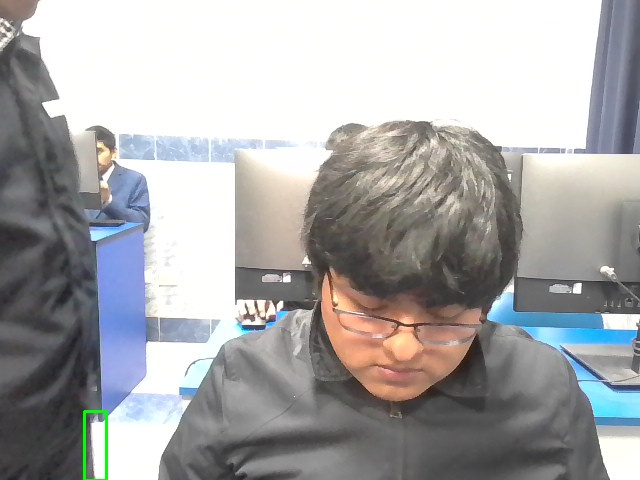
#> input picture sem04/capturas_alerta/alerta_160.jpg, 640 x 480 px, given in place of the camera
$ python prueba.py
#> lines starting #> are read from the running program, lines starting #| are printed output that depends on the picture; after the words box and inside, x2 and y2 are one past the last pixel; in counts of white or black regions, pixels touching at a corner belong together
# CAM WEB
import cv2
import numpy as np
from sklearn.ensemble import RandomForestClassifier
import os

ruta = r"C:\Users\Estudiante\Desktop\Sesion3otro\capturas"
#Entrenar clasificador simple
x_train = [[100],[300],[500],[700],[900],[5000],[7000],[9000],[12000]]
y_train = ['pequeno'] * 5 + ['grande'] * 4

clf = RandomForestClassifier()
clf.fit(x_train, y_train)

#Capturar video
cap = cv2.VideoCapture(0)
ret, frame1 = cap.read()
#> frame1 is the input picture: shape (480, 640, 3); mean B, G, R 168.9, 168.2, 168.3

if not ret:
    print("No se logro acceder la camara")
    cap.release()
    exit()

frame1_gray = gray = cv2.GaussianBlur(cv2.cvtColor(frame1, cv2.COLOR_BGR2GRAY), (21,21), 0)
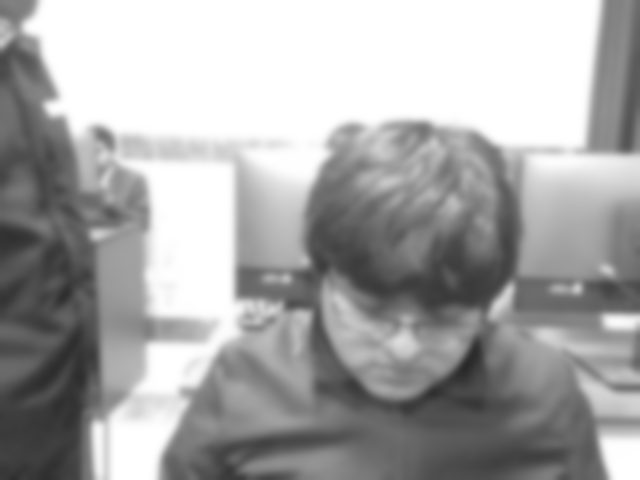
#> frame1_gray: shape (480, 640); min 41, max 255, mean 168.3
Conteo = 0
#Bucle principal
while True:
    ret, frame2 = cap.read()
    if not ret:
        break

    gray = cv2.GaussianBlur(cv2.cvtColor(frame2, cv2.COLOR_BGR2GRAY), (21,21), 0)
    delta = cv2.absdiff(frame1_gray, gray)
#> delta: shape (480, 640); every value is 0
    thresh = cv2.dilate(cv2.threshold(delta, 25, 255, cv2.THRESH_BINARY)[1], None, iterations=2)

    contours, _ = cv2.findContours(thresh, cv2.RETR_EXTERNAL, cv2.CHAIN_APPROX_SIMPLE)
#> contours = []

    text_pred = "Sin movimientos"
    for contour in contours:
        area = cv2.contourArea(contour)
        if area < 300:
            continue
        Conteo += 1
        print("Movimiento Detectado!", Conteo)

        #Clasificar Area
        prediction = clf.predict([[area]])[0]

        #Dibujar Rectangulo
        (x, y, w, h) = cv2.boundingRect(contour)
        cv2.rectangle(frame2,(x, y), (x + w, y + h), (0, 255, 0), 2)

        #Guardar texto

        text_pred = f"{prediction} | Area: {int(area)}"
        if Conteo %80 == 0: #Hace un multiplo de 80 a los cuadros
            nombre = f"captura_{Conteo}.jpg" #Nombre del archivo junto con el nom
            direccion = os.path.join (ruta, nombre) #Une la ruta y nombre del archivo donde se va a guardar
            cv2.imwrite(direccion, frame2) #Crea una captura en la direccion y el frame de la camara
            print(f"Captura guardada{nombre}")

        break #Solo mostrar el primer objeto encontrado (optimiza)
#> this loop made 0 passes
#> after the loop, Conteo = 0

    #mostrar texto en punto fijo
    cv2.putText(frame2,text_pred, (20,40), cv2.FONT_HERSHEY_SIMPLEX, 1, (0, 255, 255), 2)
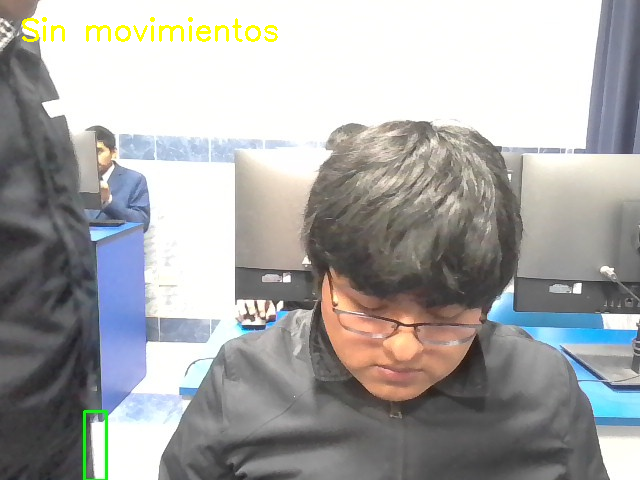
#> frame2: shape (480, 640, 3); 0.55% of pixels changed, all inside (x1, y1, x2, y2) = (22, 17, 278, 42)

    #Mostrar video original y umbral
    cv2.imshow("Clasificacion de movimiento", frame2)
    cv2.imshow("umbral", thresh)

    #actualizar frame base
    frame1_gray = gray.copy()


    if cv2.waitKey(30) & 0xFF == 27:
#> (key Esc is pressed here)
        break
cap.release()
cv2.destroyAllWindows()

$ run again, on sem04/capturas_alerta/alerta_240.jpg
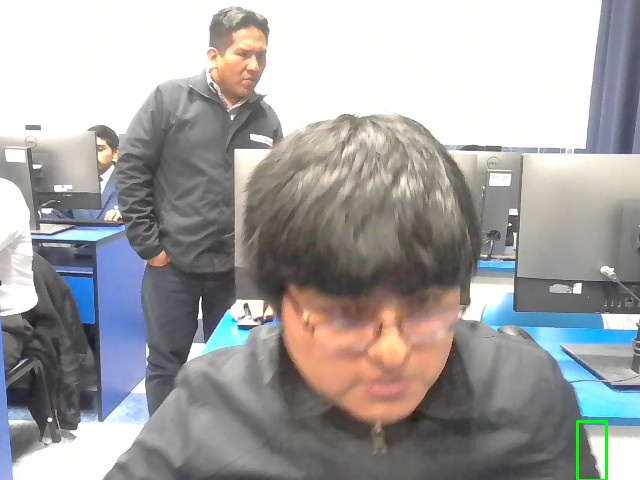
#> input picture sem04/capturas_alerta/alerta_240.jpg, 640 x 480 px, given in place of the camera
#> frame1 is the input picture: shape (480, 640, 3); mean B, G, R 163.8, 163.9, 165
#> `frame1_gray = gray = cv2.GaussianBlur(cv2.cvtColor(frame1, cv2.COLOR_B..`:
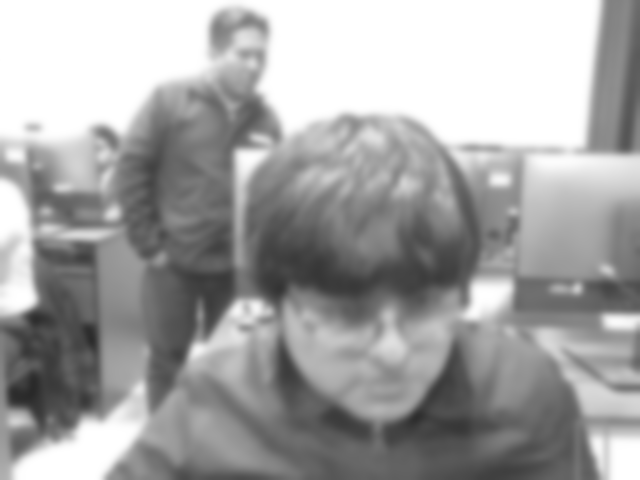
#> frame1_gray: shape (480, 640); min 41, max 255, mean 164.3
#> delta: shape (480, 640); every value is 0
#> contours = []
#> after the loop `for contour in contours:`: Conteo = 0
#> `cv2.putText(frame2,text_pred, (20,40), cv2.FONT_HERSHEY_SIMPLEX, 1, (0..`:
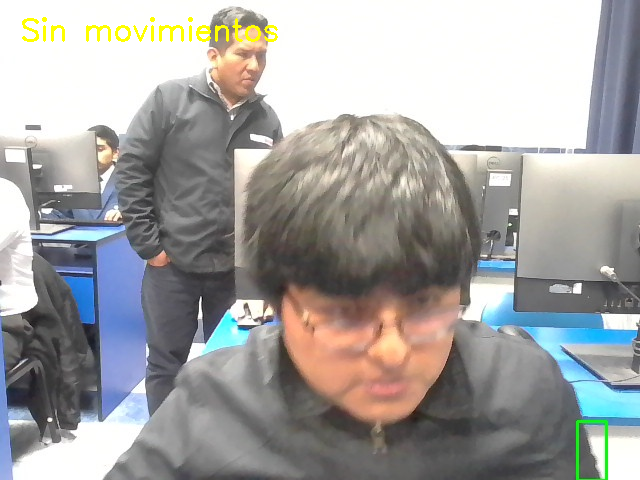
#> frame2: shape (480, 640, 3); 0.55% of pixels changed, all inside (x1, y1, x2, y2) = (22, 17, 278, 42)

$ run again, on sem04/capturas_alerta/alerta_80.jpg
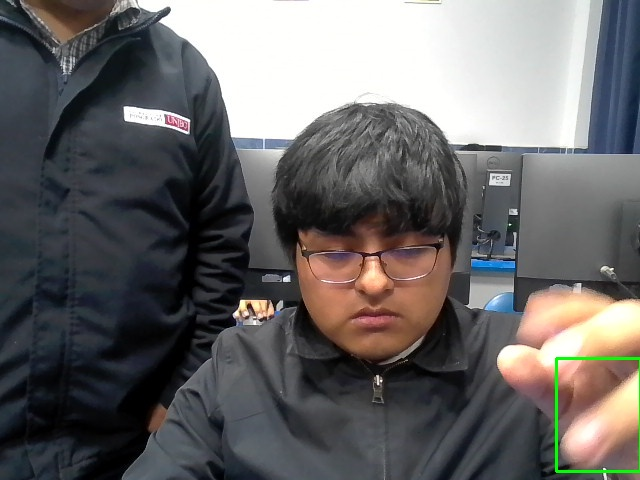
#> input picture sem04/capturas_alerta/alerta_80.jpg, 640 x 480 px, given in place of the camera
#> frame1 is the input picture: shape (480, 640, 3); mean B, G, R 102.6, 102.5, 104.1
#> `frame1_gray = gray = cv2.GaussianBlur(cv2.cvtColor(frame1, cv2.COLOR_B..`:
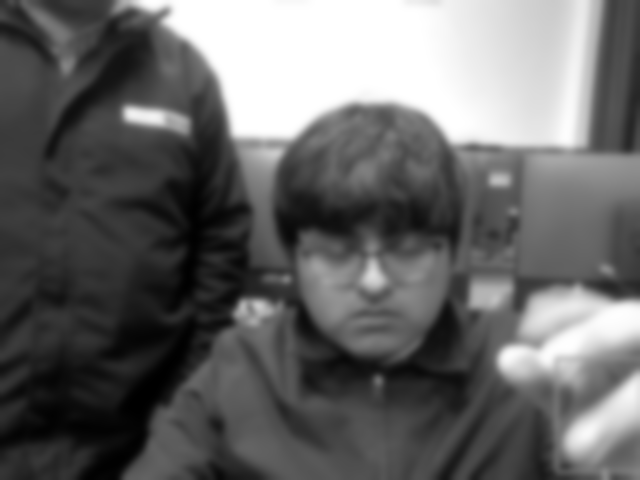
#> frame1_gray: shape (480, 640); min 0, max 255, mean 103
#> delta: shape (480, 640); every value is 0
#> contours = []
#> after the loop `for contour in contours:`: Conteo = 0
#> `cv2.putText(frame2,text_pred, (20,40), cv2.FONT_HERSHEY_SIMPLEX, 1, (0..`:
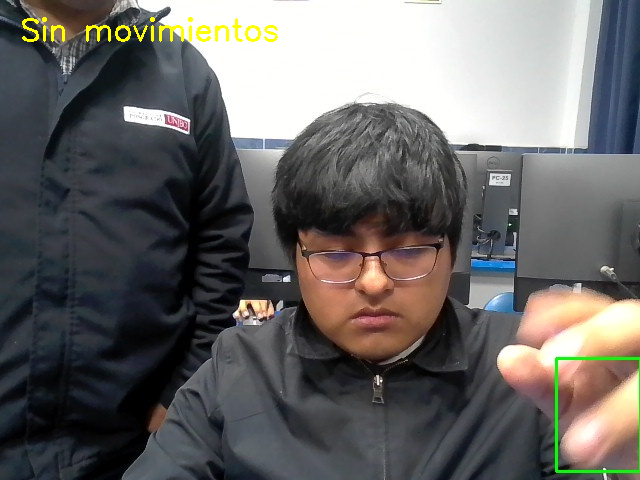
#> frame2: shape (480, 640, 3); 0.55% of pixels changed, all inside (x1, y1, x2, y2) = (22, 17, 278, 42)
